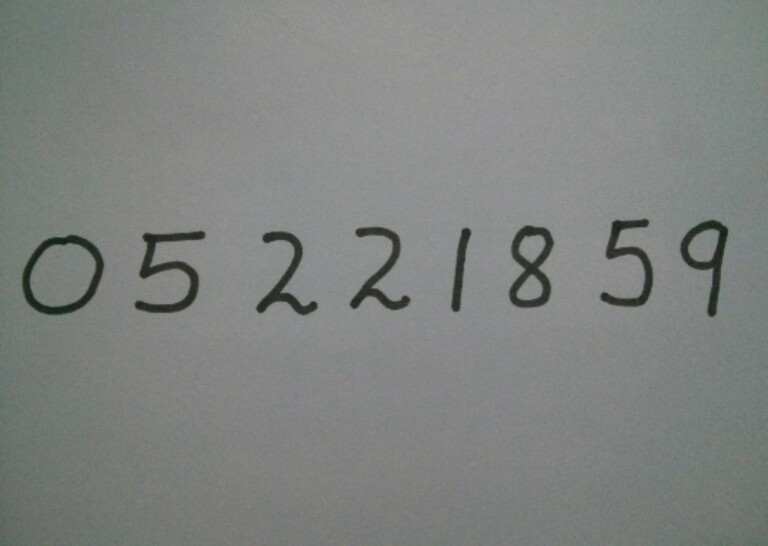
#> input picture IBM_PROJECT-A_NOVEL_METHOD_FOR_HANDWRITTEN_DIGIT_RECOGNITION_SYSTEM/FINAL_DELIVERABLES/test_image.jpg, 768 x 546 px, found by its file name
$ jupyter execute --allow-errors CNN_DEPLOYMENT.ipynb
#> lines starting #> are read from the running program, lines starting #| are printed output that depends on the picture; after the words box and inside, x2 and y2 are one past the last pixel; in counts of white or black regions, pixels touching at a corner belong together
# Digit Recognition using CNN
## Importing Stuff

[cell 1]
import cv2
import numpy as np
from keras.datasets import mnist
from keras.layers import Dense, Flatten, MaxPooling2D, Dropout
from keras.layers.convolutional import Conv2D
from keras.models import Sequential
from keras.utils import to_categorical
import matplotlib.pyplot as plt

#> (a cell that did not finish here is left out)

#> (a cell that did not finish here is left out)

## Data Preprocessing
### Reshaping Stuff
We need to reshape our dataset inputs (X_train and X_test) to the shape that our model expects when we train the model. The first number is the number of images (X_train -> 60000, X_test -> 10000). Then comes the shape of each image i.e. (28, 28). The last number 1 signifies that the image is greyscale

#> (a cell that did not finish here is left out)

#> (a cell that did not finish here is left out)

#> (a cell that did not finish here is left out)

### One-Hot Encoding
We need to hot encode our target variables. Basically, a column will be created for each kind of output and a binary variable is inputted for each kind. For example, if the image is of the number 6, then the label instead of being = 6, it will have a value 1 in column 7 and 0 in rest of the columns, like [0,0,0,0,0,0,1,0,0]

#> (a cell that did not finish here is left out)

## Building the model
Let's build the model

#> (a cell that did not finish here is left out)

The model type that we will be using is Sequential.<br>
Sequential is the easiest way to build a model in Keras. It allows to build the model layer by layer.<br>
*add()* function is used for adding successive layers.<br><br>
__Kernel Size__ is the size of the filter matrix for our convolution. So, kernel size 3 means that a 3x3 filter matrix is going to be used.<br><br>
__Pool Size__ is the size of the filter window which will be used by MaxPooling Layers for the max pooling operation. So, pool size 2 means that a 2x2 window will be used for performing each iteration of max pooling operation.<br><br>
__Activation__ is the activation function for the layer. The activation function here being used for the first 2 layers is the ReLU, or Rectified Linear Activation. This activation function is known for performing well in terms of speed and output in the neural nets.

### Flow of the model
- The first layer takes in an input shape, here, being 28, 28, 1 where 1 signifies greyscale.
- Then, comes the Max Pooling layer 1 which simplifies the previous layer by taking the maximum number out of each filter window of the size 2x2 and create a matrix out of those max. numbers.
- Then, this max pooling layer 1 will be fed to the next Convolutional layer 2 of 32 nodes which will perform convolution operation on it using a window of size 3x3
- Then, comes the max pooling layer 2 which will do the same max pooling operation as max pooling layer 1 but for the convolutional layer 2. This is for more simplification.
- Then, comes the dropout layer which simplify the network further by performing dropout regularisation. It basically, drops out random nodes from the network. The number of the nodes to be dropped depends on the comparison between each node achieves and probability we give. Basically, for node to drop out, node's prob. > drop out probability. So, when drop out prob. = 1 => None of the nodes will be dropped; 0 => all the nodes will be dropped.
- Here, we're giving that probability to be 0.5. So, almost half of the nodes will be dropped.
- Now, there is a "Flatten" layer. Flatten serves as a connection between convolutional and dense layers.
- Now, we are going to use "Dense" layer with "relu" activation.
- Again, we will use another dropout layer with the same drop out probability = 0.5
- Now, comes the final dense layer of the activation "softmax". This will act as the output layer for our network.
- We will have 10 nodes in our output layer, one for each possible outcome (0-9)
- The activation function is 'softmax'. Softmax makes the output sum up to 1, so that the output contains a series of probabilities.
- The model will predict the one with the highest probability.

## Compiling the model
Compiling the model takes three parameters:
- __Optimizer__ - It controls the learning rate. We will be using 'adam' optimizer. It is a very good optimizer as it utilises the perks of both Stochastic gradient and RMSprop optimizers.
- __Loss function__ - We will be using 'categorical_crossentropy' loss function. It is the most common choice for classification. A lower score corresponds to better performance.
- __Metrics__ - To make things easier to interpret, we will be using 'accuracy' metrix to see the accuracy score on the validation set while training the model.

#> (a cell that did not finish here is left out)

## Training the model

#> (a cell that did not finish here is left out)

Yayyyy!!!! The model seems to be ready after 3 epochs with an amazing accuracy around 97%

## Predicting and Testing

#> (a cell that did not finish here is left out)

## Let's test our model on a real image
### For that first of all, we will preprocess the image
These are the steps for preprocessing the image:
- Convert that image to greyscale
- Binarize(threshold) the greyscaled image in such a way that only the digits in the image are white and rest is black
- Using the binarized image, find contours in the image. Here, contours will provide us the individual digits in the image
- Now, we have the digits. But we have to modify it further in such a way that it becomes a lot more similar to the images present in the training dataset.
- Now, looking at an image in dataset. We can infer that the image has to be of shape (28, 28), it should contain the digit white colored and background black colored, and the digit in the image is not stretched to the boundaries, instead, around the digit, in each of the four sides, there is a 5 pixel region (padding) of black color. (You''ll understand this fully if you check out any of the image from the dataset).
- So, now for modifying our image, we'll resize it to (18,18)
- Then, we will add a padding of zeros (black color) of 5 pixels in each direction (top, bottom, left, right).
- So, the final padded image will be of the size (5+18+5, 5+18+5) = (28, 28), which is what we wanted.

[cell 12]
image = cv2.imread('/content/test_image.jpg')
#> image is the input picture: shape (546, 768, 3); mean B, G, R 128.4, 130.8, 127.7
grey = cv2.cvtColor(image.copy(), cv2.COLOR_BGR2GRAY)

ret, thresh = cv2.threshold(grey.copy(), 75, 255, cv2.THRESH_BINARY_INV)
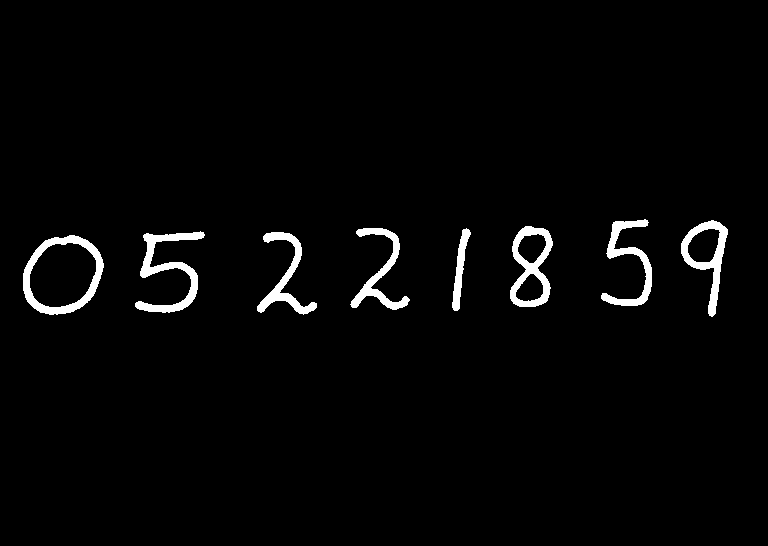
#> thresh: shape (546, 768); 2.5% white; 8 white regions
contours,hierarchy= cv2.findContours(thresh.copy(), cv2.RETR_EXTERNAL, cv2.CHAIN_APPROX_SIMPLE)
#> contours = 8 contours; box (x1, y1, x2, y2) and area: (23, 235, 104, 315) 4866, (510, 226, 553, 307) 2420, (681, 220, 728, 317) 2010, (135, 231, 205, 313) 1467, (601, 219, 652, 306) 1129, (257, 232, 317, 315) 1094, (350, 228, 410, 310) 1065, (452, 228, 471, 311) 524

preprocessed_digits = []

for c in contours:
    x,y,w,h = cv2.boundingRect(c)

    # Creating a rectangle around the digit in the original image (for displaying the digits fetched via contours)
    cv2.rectangle(image, (x,y), (x+w, y+h), color=(0, 255, 0), thickness=2)

    # Cropping out the digit from the image corresponding to the current contours in the for loop
    digit = thresh[y:y+h, x:x+w]

    # Resizing that digit to (18, 18)
    resized_digit = cv2.resize(digit, (18,18))

    # Padding the digit with 5 pixels of black color (zeros) in each side to finally produce the image of (28, 28)
    padded_digit = np.pad(resized_digit, ((5,5),(5,5)), "constant", constant_values=0)

    # Adding the preprocessed digit to the list of preprocessed digits
    preprocessed_digits.append(padded_digit)
#> this loop made 8 passes
#> (x, y, w, h) on passes 1 to 8: (23, 235, 81, 80), (257, 232, 60, 83), (135, 231, 70, 82), (452, 228, 19, 83), (350, 228, 60, 82), (510, 226, 43, 81), (681, 220, 47, 97), (601, 219, 51, 87)
#> pass 1, `digit = thresh[y:y+h, x:x+w]`:
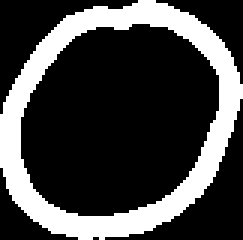
#> digit: shape (80, 81) (shown 3 times larger); 26.3% white; 1 white region, box (x1, y1, x2, y2) and area: (0, 0, 81, 80) 1704
#> pass 1, `padded_digit = np.pad(resized_digit, ((5,5),(5,5)), "constant", consta..`:
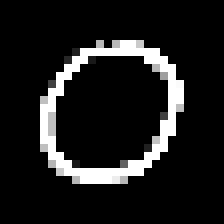
#> padded_digit: shape (28, 28) (shown 8 times larger); min 0, max 255, mean 28.7
#> pass 2, `digit = thresh[y:y+h, x:x+w]`:
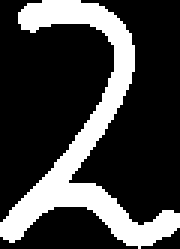
#> digit: shape (83, 60) (shown 3 times larger); 24.9% white; 1 white region, box (x1, y1, x2, y2) and area: (0, 0, 60, 83) 1240
#> pass 2, `padded_digit = np.pad(resized_digit, ((5,5),(5,5)), "constant", consta..`:
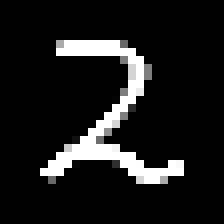
#> padded_digit: shape (28, 28) (shown 8 times larger); min 0, max 255, mean 27
#> after the loop:
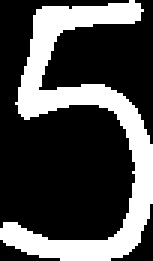
#> digit: shape (87, 51) (shown 3 times larger); 29.5% white; 1 white region, box (x1, y1, x2, y2) and area: (0, 0, 51, 87) 1308
#> after the loop:
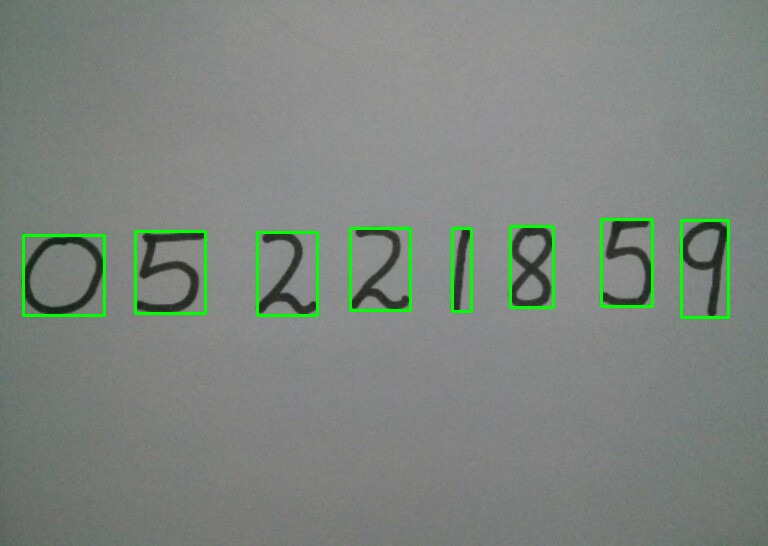
#> image: shape (546, 768, 3); 1.57% of pixels changed, all inside (x1, y1, x2, y2) = (22, 218, 730, 319)
#> after the loop, preprocessed_digits = 8 items

print("\n\n\n----------------Contoured Image--------------------")
plt.imshow(image, cmap="gray")
plt.show()

inp = np.array(preprocessed_digits)
